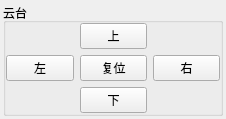
<?xml version="1.0" encoding="UTF-8"?>
<ui version="4.0">
 <class>W224VideoPTZ</class>
 <widget class="QWidget" name="W224VideoPTZ">
  <property name="geometry">
   <rect>
    <x>0</x>
    <y>0</y>
    <width>226</width>
    <height>105</height>
   </rect>
  </property>
  <property name="windowTitle">
   <string>Form</string>
  </property>
  <layout class="QHBoxLayout" name="horizontalLayout">
   <property name="spacing">
    <number>3</number>
   </property>
   <property name="leftMargin">
    <number>3</number>
   </property>
   <property name="topMargin">
    <number>3</number>
   </property>
   <property name="rightMargin">
    <number>3</number>
   </property>
   <property name="bottomMargin">
    <number>3</number>
   </property>
   <item>
    <widget class="QGroupBox" name="pPTZGBox">
     <property name="maximumSize">
      <size>
       <width>220</width>
       <height>16777215</height>
      </size>
     </property>
     <property name="title">
      <string>云台</string>
     </property>
     <layout class="QGridLayout" name="gridLayout">
      <property name="leftMargin">
       <number>0</number>
      </property>
      <property name="topMargin">
       <number>0</number>
      </property>
      <property name="rightMargin">
       <number>0</number>
      </property>
      <property name="bottomMargin">
       <number>0</number>
      </property>
      <item row="0" column="1">
       <widget class="QPushButton" name="pPTZUpBtn">
        <property name="text">
         <string>上</string>
        </property>
       </widget>
      </item>
      <item row="1" column="0">
       <widget class="QPushButton" name="pPTZLeftBtn">
        <property name="text">
         <string>左</string>
        </property>
       </widget>
      </item>
      <item row="1" column="1">
       <widget class="QPushButton" name="pPTZResetBtn">
        <property name="text">
         <string>复位</string>
        </property>
       </widget>
      </item>
      <item row="1" column="2">
       <widget class="QPushButton" name="pPTZRightBtn">
        <property name="text">
         <string>右</string>
        </property>
       </widget>
      </item>
      <item row="2" column="1">
       <widget class="QPushButton" name="pPTZDownBtn">
        <property name="text">
         <string>下</string>
        </property>
       </widget>
      </item>
     </layout>
    </widget>
   </item>
  </layout>
 </widget>
 <resources/>
 <connections/>
</ui>
